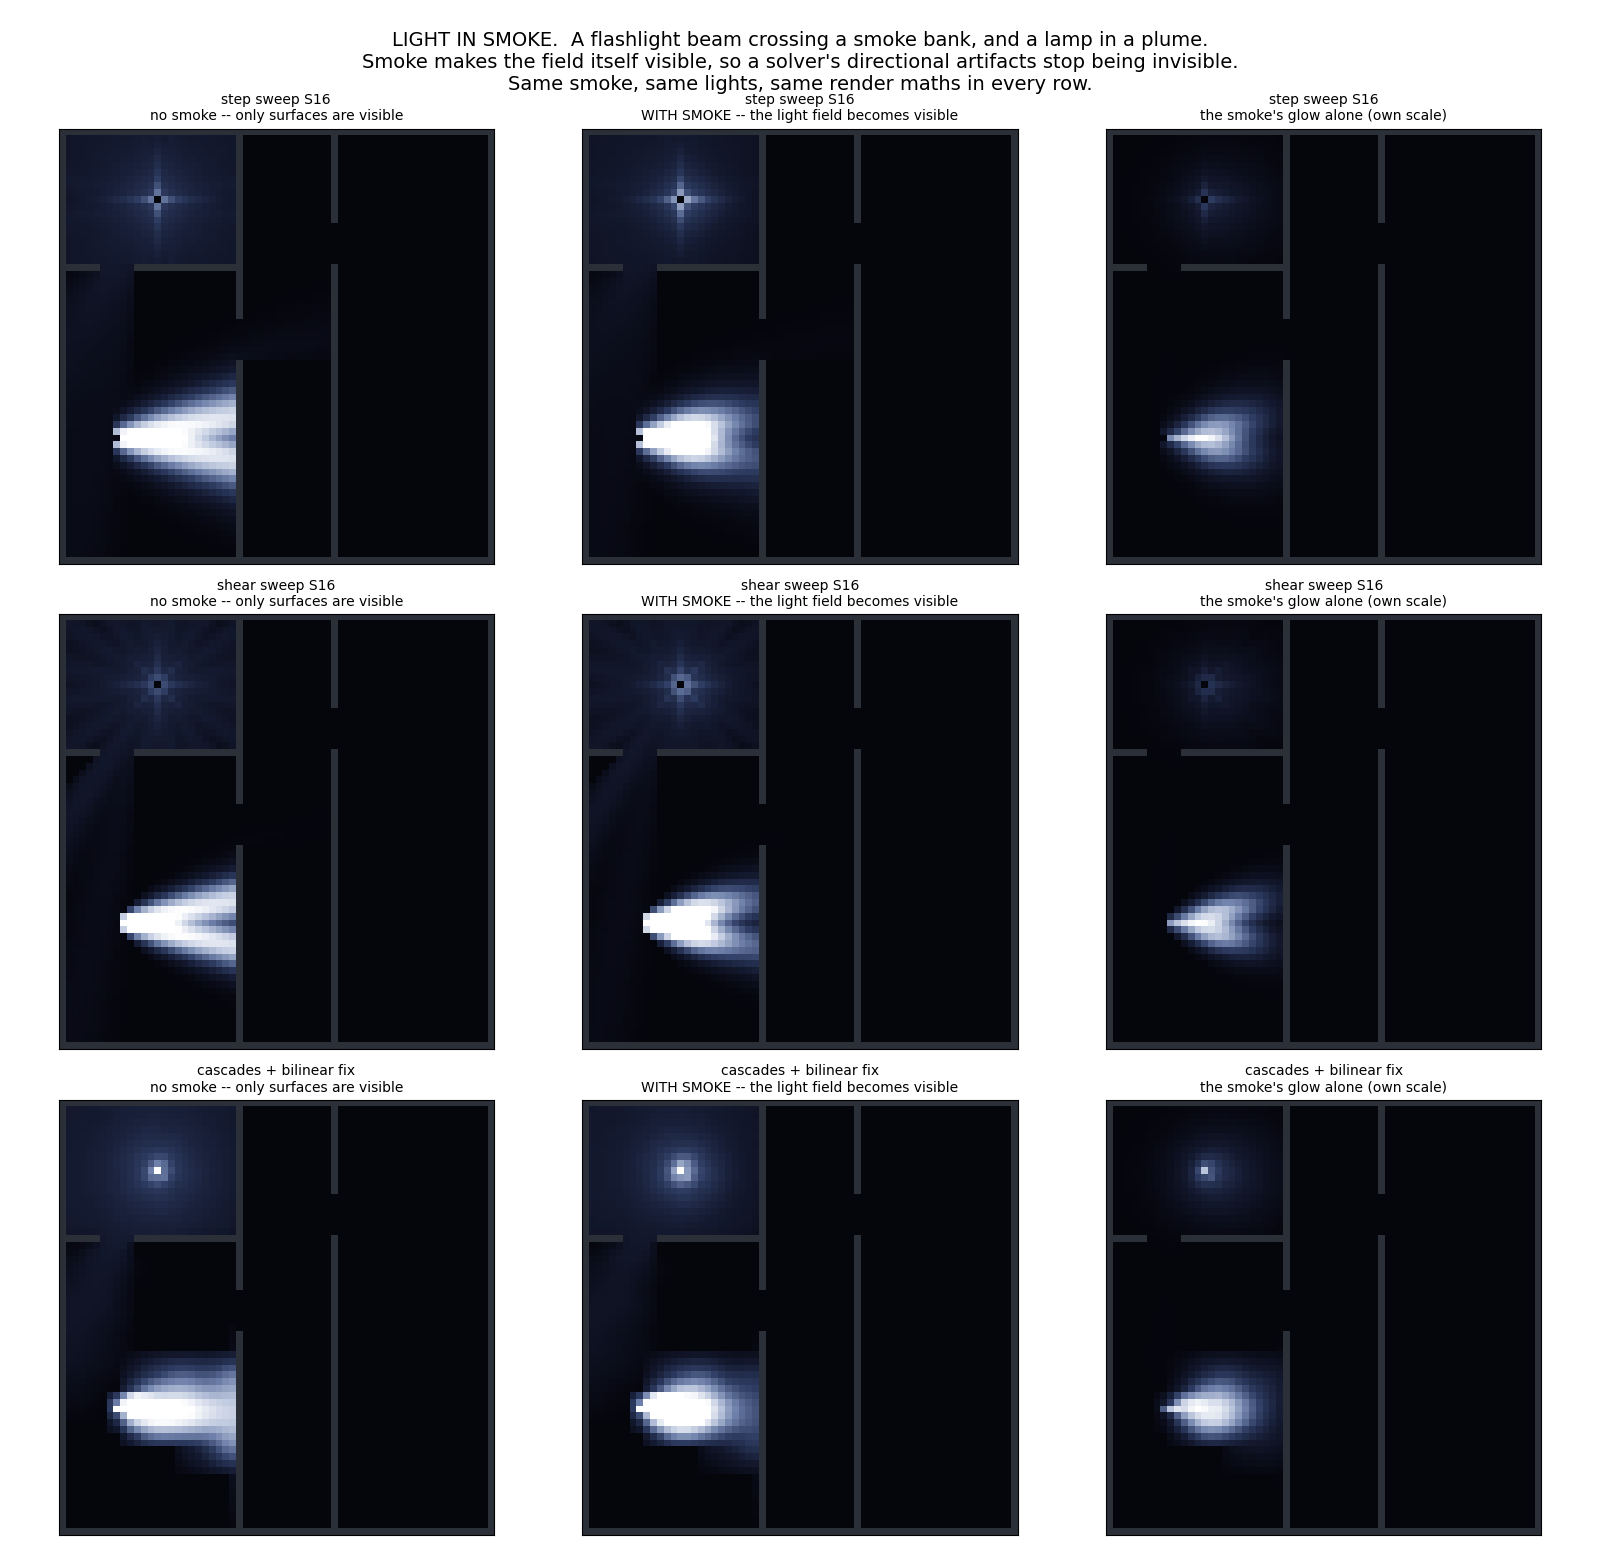

This chart was generated by the following Python code:
"""Light in smoke: does it favour cascades? (2026-09-13)

Erik: "The one question that perhaps cascades excelled at, is if light hits our smoke -
would that look better with cascade?  Can we even simulate it and have a look at what we
can expect when we introduce it?"

WHY THIS IS THE HARDEST TEST OF THE THREE SOLVERS, and the prediction going in.
In empty air you only ever see light that has landed on a SURFACE.  The field in
between is invisible, so a solver's directional artifacts are invisible with it.  Smoke
changes that: a smoke cell scatters some of the light passing through it out of the
plane, toward the camera, so its brightness is proportional to the LOCAL FLUENCE.  The
field itself becomes visible.  So the prediction is that every artifact the schemes
have -- step's axis cross, shear's 16 spokes -- stops being a curiosity about a field
nobody sees and becomes a visible streak in the smoke.

WHAT IS MODELLED
  - Extinction: smoke attenuates light per tile, on top of the walls.  Both solver
    families do this natively; cascades carry transmittance through the interval merge,
    the sweep carries it through the per-cell absorptivity.  Nothing to choose here.
  - Single scattering, as the RENDER term: visible smoke brightness = density x fluence.
    This is a post-process on the field, so it is identical arithmetic for all three
    solvers -- which is exactly what makes it a fair test of the FIELD.
  - Multiple scattering (light bouncing inside the smoke, which is what makes thick
    smoke glow softly) is a scattering term like a diffuse reflection, so it costs the
    same thing: one extra solve per bounce.  Not included here; the cost rule is the
    one already measured in reflections_study.py.

Run (~1 minute):
    C:/Users/steen/anaconda3/python.exe docs/ray_engine_v2_scheme_study_2026-09-13/smoke_study.py
"""
from __future__ import annotations
import math
import sys
from pathlib import Path

import numpy as np

HERE = Path(__file__).resolve().parent
sys.path.insert(0, str(HERE))
from room_render import H, W, tonemap                  # noqa: E402
import reflections_study as RS                         # noqa: E402

SMOKE_EXT = 0.16       # extinction per tile at density 1
SMOKE_SCAT = 0.38      # how brightly a unit of smoke scatters toward the camera
FLOOR = 0.22           # how much of the fluence a bare floor shows back
GAMMA = 0.42
PALETTE = ["#05050c", "#141a30", "#2f3d63", "#6d7fa8", "#b9c4dc", "#ffffff"]
WALL_COLOUR = "#2b2f38"

LIGHTS = [(45, 8, 0.0, 14.0, 1.0),        # flashlight, straight down the room
          (10, 14, 180.0, 180.0, 0.25)]   # lamp behind the partition


def smoke_field(opaque):
    """A drifting bank across the flashlight beam, plus a plume by the lamp."""
    yy, xx = np.mgrid[0:H, 0:W].astype(float)
    d = np.zeros((H, W))
    for (cy, cx, sy, sx, amp) in ((45.0, 17.0, 9.0, 5.0, 1.0),
                                  (38.0, 21.0, 6.0, 4.0, 0.55),
                                  (11.0, 18.0, 5.0, 6.0, 0.7)):
        d += amp * np.exp(-(((yy - cy) / sy) ** 2 + ((xx - cx) / sx) ** 2))
    d[opaque] = 0.0
    return np.clip(d, 0.0, 1.4)


def composite(fluence, dens, opaque):
    """What a frame would show: the lit floor, dimmed by the smoke above it, plus the
    smoke's own single-scattered glow."""
    trans = np.exp(-SMOKE_EXT * dens * 2.0)
    img = fluence * (FLOOR * trans + SMOKE_SCAT * dens)
    return np.where(opaque, 0.0, img)


def main():
    import matplotlib
    matplotlib.use("Agg")
    import matplotlib.pyplot as plt
    from matplotlib.colors import LinearSegmentedColormap

    kappa_walls, opaque = RS.scene()
    dens = smoke_field(opaque)
    kappa = kappa_walls + SMOKE_EXT * dens
    print(f"smoke covers {(dens > 0.05).sum()} tiles, peak density {dens.max():.2f}")

    solvers = [
        ("step sweep S16", lambda k: RS.sweep_light(k, np.zeros((H, W)), LIGHTS,
                                                    theta=0.0)[0]),
        ("shear sweep S16", lambda k: RS.sweep_light(k, np.zeros((H, W)), LIGHTS,
                                                     theta=1.0)[0]),
        ("cascades + bilinear fix", lambda k: RS.cascade_light(k, np.zeros((H, W)),
                                                               LIGHTS)),
    ]

    cmap = LinearSegmentedColormap.from_list("cool", PALETTE)
    cmap.set_bad(WALL_COLOUR)
    fig, axes = plt.subplots(3, 3, figsize=(16, 15.5))
    for r, (name, solve) in enumerate(solvers):
        print(f"  {name} ...")
        clear = solve(kappa_walls)
        smoky = solve(kappa)
        img_clear = composite(clear, np.zeros_like(dens), opaque)
        img_smoky = composite(smoky, dens, opaque)
        glow = np.where(opaque, 0.0, smoky * dens)
        hi = np.percentile(img_smoky[~opaque], 99.0)
        panels = [("no smoke -- only surfaces are visible", img_clear, hi),
                  ("WITH SMOKE -- the light field becomes visible", img_smoky, hi),
                  ("the smoke's glow alone (own scale)", glow,
                   max(glow[~opaque].max(), 1e-12))]
        for c, (sub, f, scale) in enumerate(panels):
            ax = axes[r, c]
            ax.imshow(tonemap(f, opaque, gamma=GAMMA, hi=scale), cmap=cmap,
                      vmin=0, vmax=1, interpolation="nearest")
            ax.set_title(f"{name}\n{sub}", fontsize=10)
            ax.set_xticks([])
            ax.set_yticks([])

    fig.suptitle(
        "LIGHT IN SMOKE.  A flashlight beam crossing a smoke bank, and a lamp in a "
        "plume.\n"
        "Smoke makes the field itself visible, so a solver's directional artifacts stop "
        "being invisible.\nSame smoke, same lights, same render maths in every row.",
        fontsize=14)
    fig.tight_layout()
    fig.savefig(HERE / "smoke_study.png", dpi=100)
    print("wrote", HERE / "smoke_study.png")

    # The number that matters here is not the glow's roughness -- the plume's own
    # density varies along an arc, so that statistic is contaminated.  What smoke does
    # is make the SOLVER's isotropy error visible, so measure that directly: ring ripple
    # of the clear-air fluence around the BARE LAMP, which is isotropic, so the true
    # answer is 1.00 and anything above it is pure artifact that smoke will reveal.
    ly, lx = LIGHTS[1][0], LIGHTS[1][1]
    yy, xx = np.mgrid[0:H, 0:W]
    rr = np.hypot(yy - ly, xx - lx)
    lamp_only = [LIGHTS[1]]
    print("")
    print(f"{'solver':<26}{'ring ripple around the bare lamp':>34}")
    for name, _solve in solvers:
        if name.startswith("cascades"):
            f = RS.cascade_light(kappa_walls, np.zeros((H, W)), lamp_only)
        else:
            th = 0.0 if name.startswith("step") else 1.0
            f = RS.sweep_light(kappa_walls, np.zeros((H, W)), lamp_only, theta=th)[0]
        vals = []
        for r0 in (3, 4, 5, 6, 7):
            m = (rr >= r0 - 0.5) & (rr < r0 + 0.5) & (~opaque)
            v = f[m]
            if v.size > 6 and v.min() > 0:
                vals.append(v.max() / v.min())
        print(f"{name:<26}{np.mean(vals):>34.2f}x")
    print("  (1.00x would be perfectly round.  In clear air this error is invisible")
    print("   because nothing between the surfaces is drawn; smoke draws it.)")


if __name__ == "__main__":
    main()
